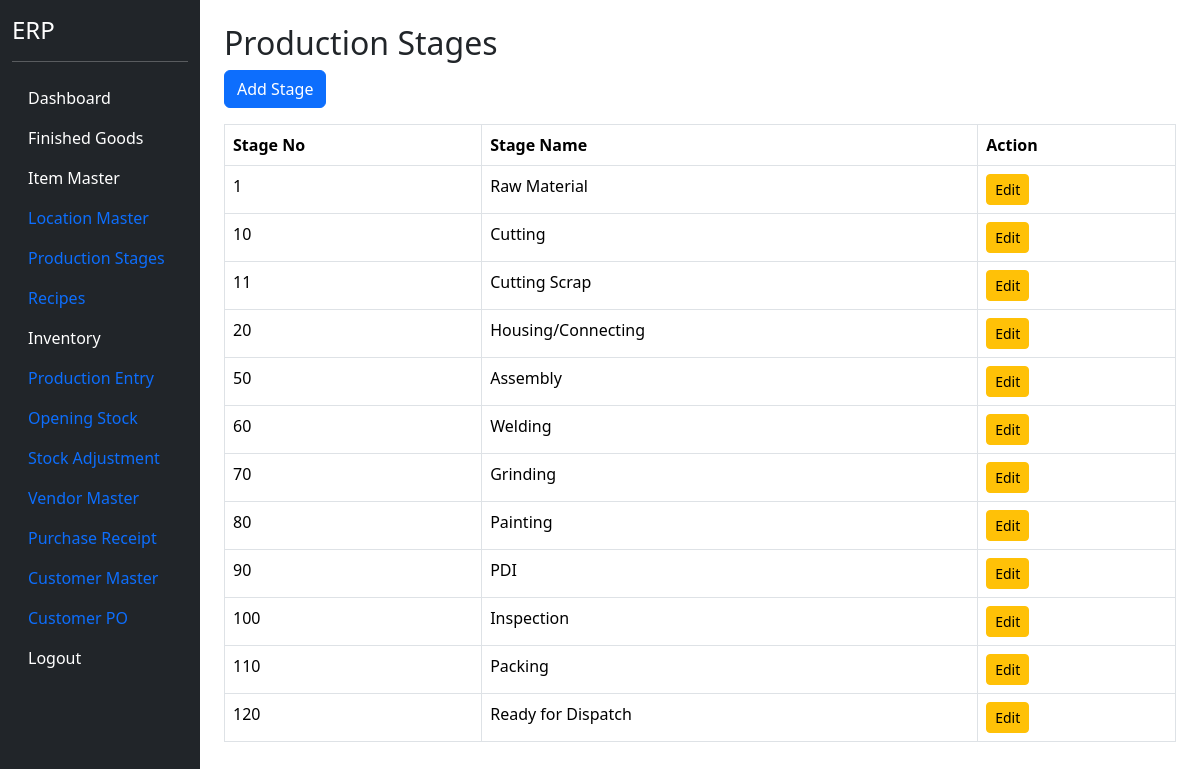
Before: /production-stages (signed in) with the older database file.
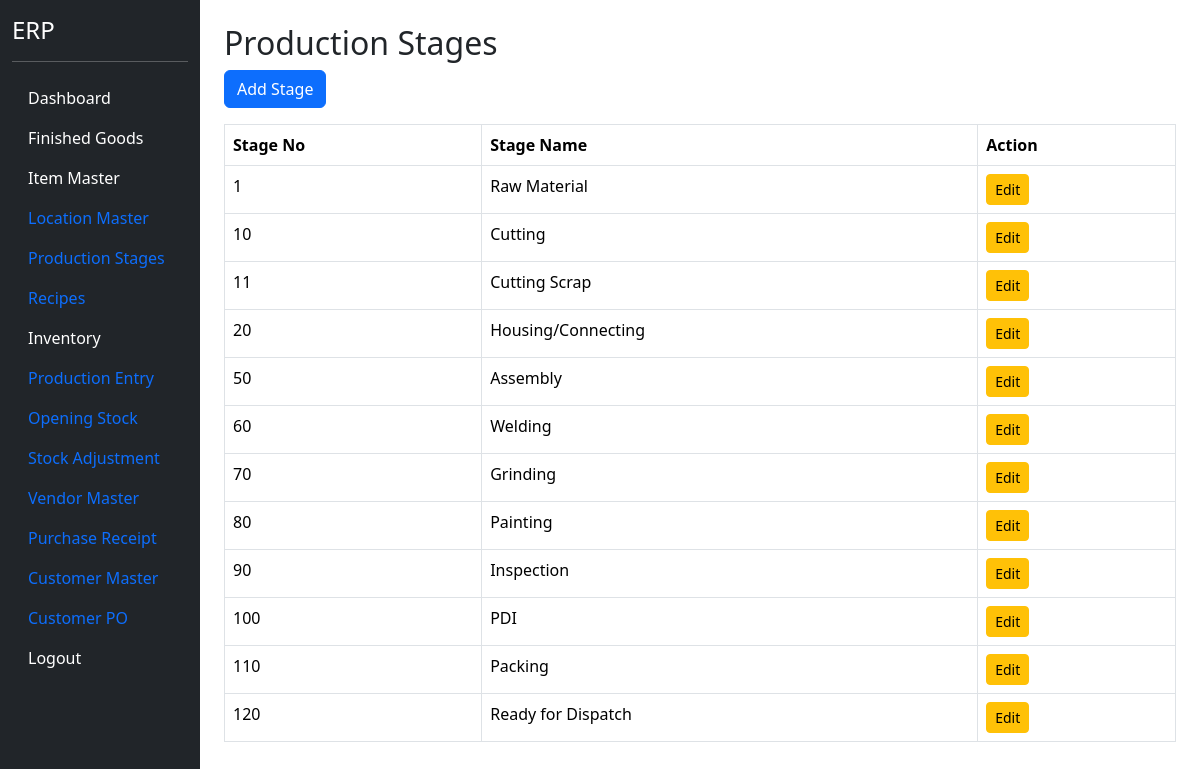
After: the same page with the newer database file.
### models.py (models this page shows)
class ProductionStageMaster(db.Model):
    __tablename__ = "production_stage_master"
    id = db.Column(
        db.Integer,
        primary_key=True
    )
    stage_no = db.Column(
        db.Integer,
        nullable=False
    )
    stage_name = db.Column(
        db.String(100),
        nullable=False
    )
    active = db.Column(
        db.Boolean,
        default=True
    )

### blueprints/masters/routes.py (the view)
@masters_bp.route("/production-stages")
@login_required
def production_stages():
    stage_list = ProductionStageMaster.query.order_by(
        ProductionStageMaster.stage_no
    ).all()
    return render_template(
        "production_stages.html",
        stage_list=stage_list
    )

### app.py (called while the page is built)
@login_manager.user_loader
def load_user(user_id):
    return User.query.get(int(user_id))

### templates/production_stages.html
{% extends "base.html" %}
{% block content %}
<div class="container mt-4">
<h2>Production Stages</h2>
<a href="/production-stages/add"
   class="btn btn-primary mb-3">
Add Stage
</a>
<table class="table table-bordered">
<thead>
<tr>
<th>Stage No</th>
<th>Stage Name</th>
<th>Action</th>
</tr>
</thead>
<tbody>
{% for stage in stage_list %}
<tr>
<td>{{ stage.stage_no }}</td>
<td>{{ stage.stage_name }}</td>
<td>
<a href="/production-stages/edit/{{ stage.id }}"
   class="btn btn-warning btn-sm">
Edit
</a>
</td>
</tr>
{% endfor %}
</tbody>
</table>
</div>
{% endblock %}

Changed rows visible on the page:
changed ProductionStageMaster "Inspection": stage_no "100" → "90"; moves up the list
changed ProductionStageMaster "PDI": stage_no "90" → "100"
